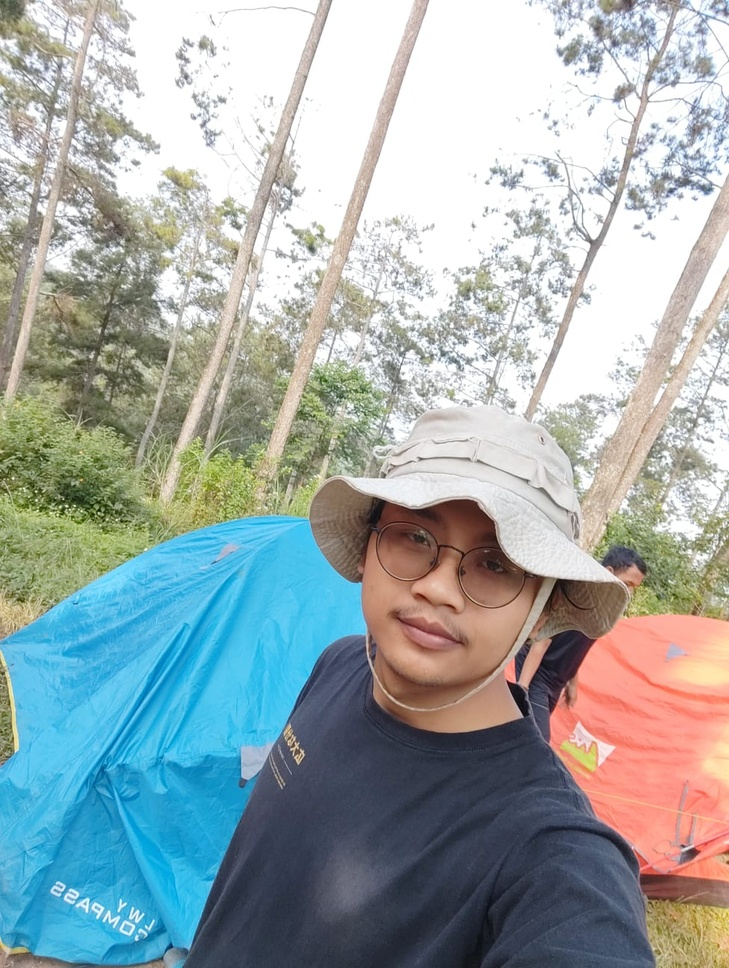
#> input picture aldi.jpg, 729 x 968 px, shrunk from 976 x 1296 before the run
$ jupyter execute filtersobel.ipynb   (older library calls are emulated)
#> lines starting #> are read from the running program, lines starting #| are printed output that depends on the picture
[cell 1]
import cv2
import numpy as np
import matplotlib.pyplot as plt
from skimage import data

[cell 2]
img = cv2.imread("aldi.jpg")
#> img is the input picture: shape (968, 729, 3); mean B, G, R 171.5, 170.9, 159.1

[cell 3]
img_sobelx = cv2.Sobel(img,cv2.CV_8U,1,0,ksize=5)
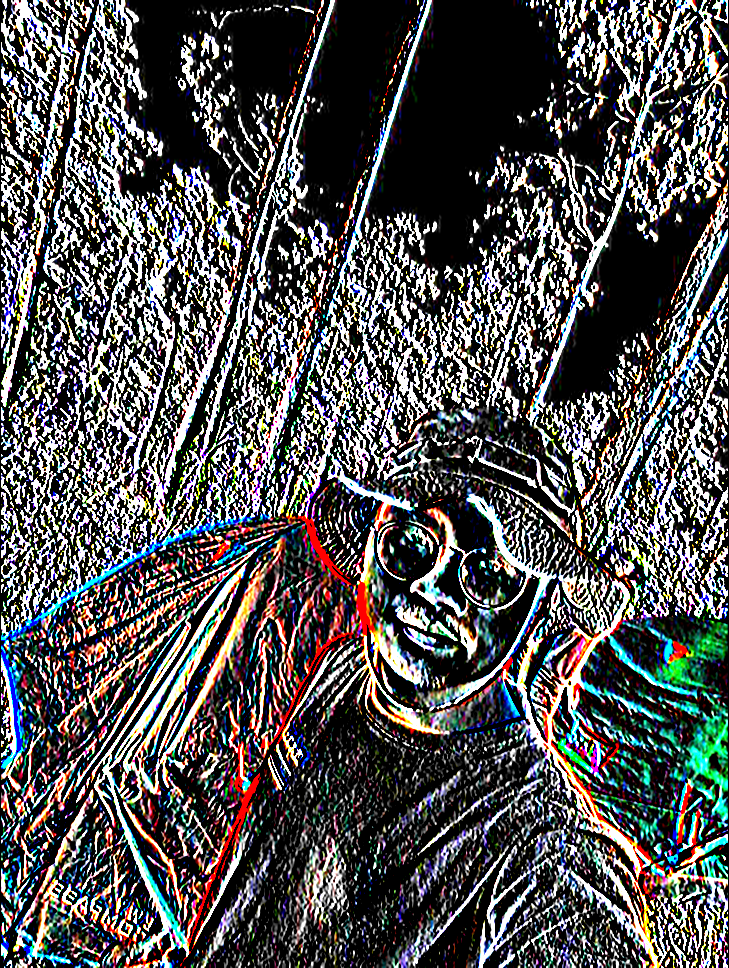
#> img_sobelx: shape (968, 729, 3); mean B, G, R 82.6, 82.3, 82.8
img_sobely = cv2.Sobel(img,cv2.CV_8U,0,1,ksize=5)
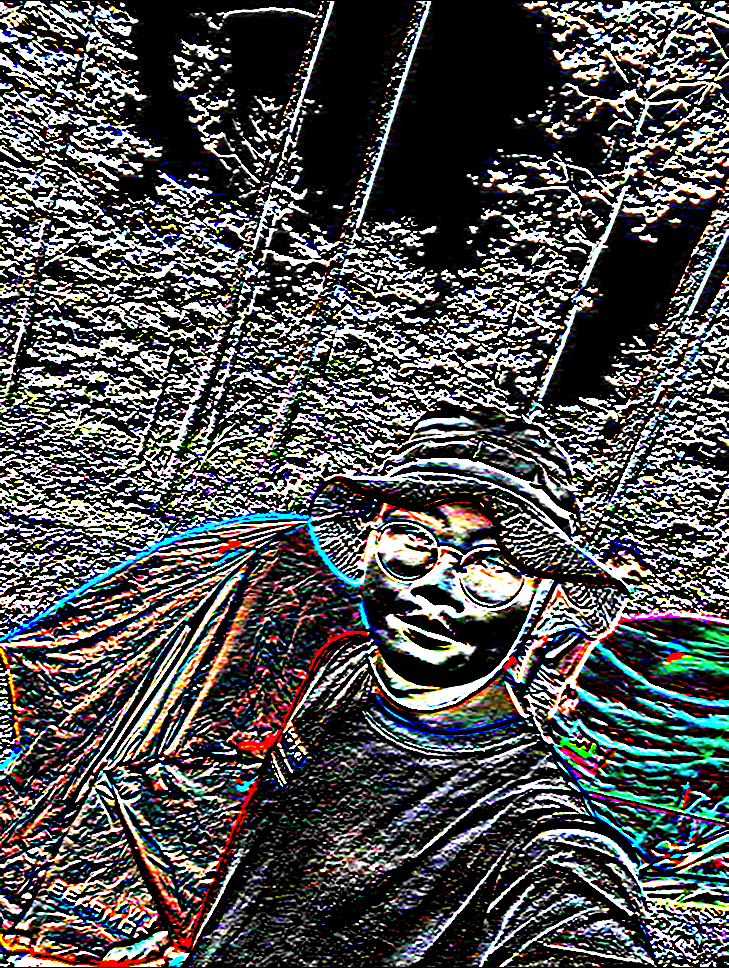
#> img_sobely: shape (968, 729, 3); mean B, G, R 80, 79.7, 79.9
img_sobel = img_sobelx + img_sobely
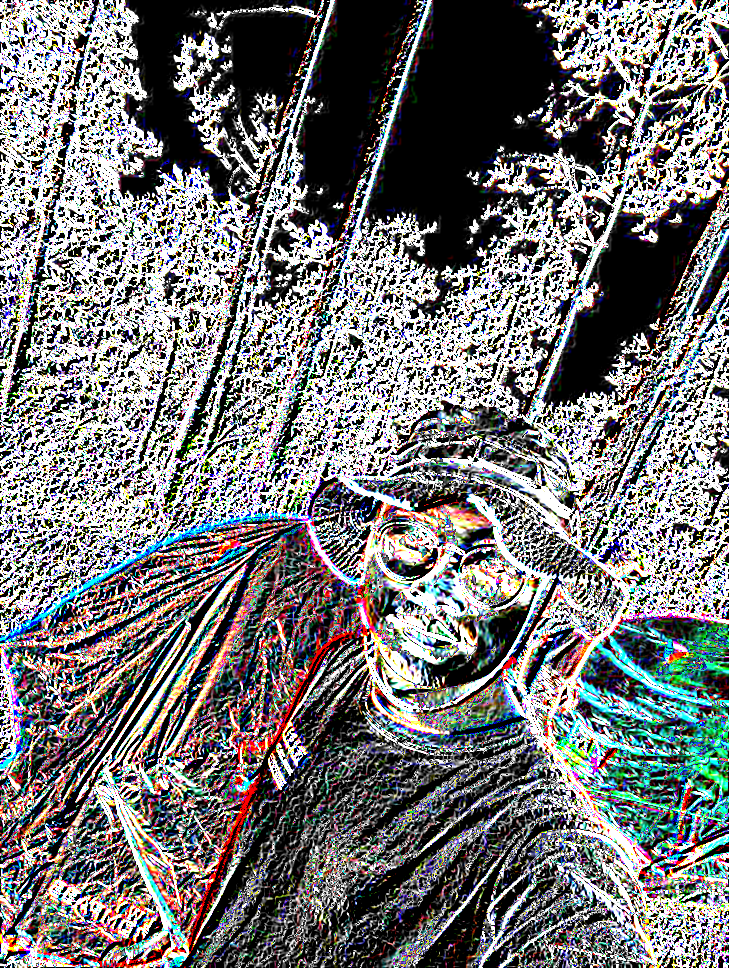
#> img_sobel: shape (968, 729, 3); mean B, G, R 117.9, 117.3, 117.4

[cell 4]
fig, axes = plt.subplots(4, 2, figsize=(20, 20))
ax = axes.ravel()

ax[0].imshow(img, cmap='gray')
ax[0].set_title("Input")
ax[1].hist(img.ravel(), bins=256)
ax[1].set_title("histogram Citra Input")

ax[2].imshow(img_sobelx, cmap='gray')
ax[2].set_title("Output")
ax[3].hist(img_sobelx.ravel(), bins=256)
ax[3].set_title("histogram Citra Output")

ax[4].imshow(img_sobely, cmap='gray')
ax[4].set_title("Output")
ax[5].hist(img_sobely.ravel(), bins=256)
ax[5].set_title("histogram Citra Output")

ax[6].imshow(img_sobel, cmap='gray')
ax[6].set_title("Output")
ax[7].hist(img_sobel.ravel(), bins=256)
ax[7].set_title("histogram Citra Output")

fig.tight_layout()
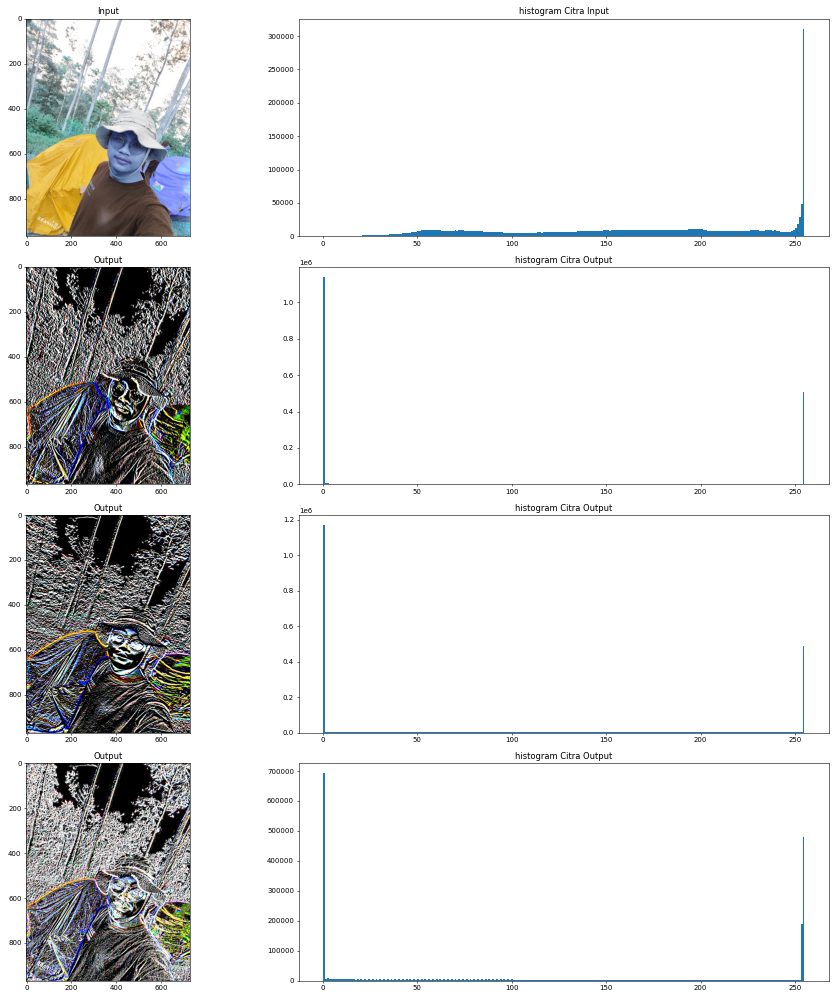
#> figure drawn by matplotlib, 8 panels; B, G, R data is drawn as R, G, B; panel 2: tallest bar 310658 high, from x = 254 to 255; panel 4: tallest bar 1137555 high, from x = 0 to 0.996; panel 6: tallest bar 1168390 high, from x = 0 to 0.996; panel 8: tallest bar 692071 high, from x = 0 to 0.996
